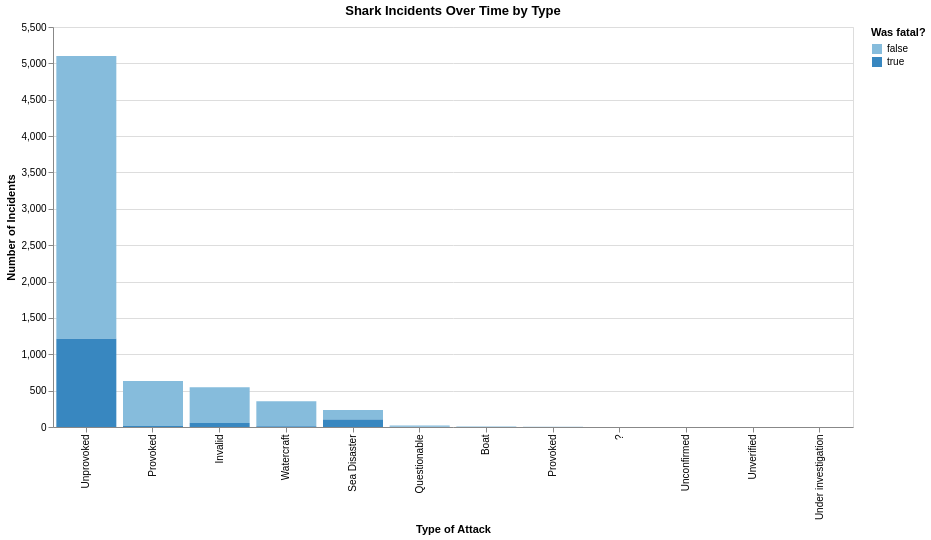

The code cell stored with this chart in its notebook:
### Code cell
sharks["fatal"].value_counts()  # We will be grouping by fatal or not

alt.Chart(sharks).mark_bar().encode(
    # alt.Y is optional, but adds more functionality
    x=alt.X("type:O", title="Type of Attack", sort="-y"),
    y=alt.Y('count():Q', title='Number of Incidents'),  # same as above
    # Color acts as a 'group by' so to speak
    color=alt.Color("fatal:O", title="Was fatal?"),
    tooltip=[
        alt.Tooltip('type:O', title='Type of Attack'),
        alt.Tooltip('fatal:O', title='Was Fatal?'),
        alt.Tooltip('count():Q', title='Number of Incidents')
    ]
).properties(  # This is how to format charts, different from matplotlib and seaborn
    width=800,
    height=400,
    title='Shark Incidents Over Time by Type'
)

### Figure 1 — Vega specification as saved in the notebook (floating-point values rounded to 4 significant figures)
{"$schema": "https://vega.github.io/schema/vega/v5.json", "data": [{"name": "source_0"}, {"name": "data_0", "values": [{"__count": 3887, "__count_end": 5102.0, "__count_start": 1215.0, "fatal": false, "type": "Unprovoked"}, {"__count": 1215, "__count_end": 1215.0, "__count_start": 0.0, "fatal": true, "type": "Unprovoked"}, {"__count": 1, "__count_end": 2.0, "__count_start": 1.0, "fatal": false, "type": " Provoked"}, {"__count": 618, "__count_end": 633.0, "__count_start": 15.0, "fatal": false, "type": "Provoked"}, {"__count": 2, "__count_end": 2.0, "__count_start": 0.0, "fatal": true, "type": "Questionable"}, {"__count": 20, "__count_end": 22.0, "__count_start": 2.0, "fatal": false, "type": "Questionable"}, {"__count": 343, "__count_end": 354.0, "__count_start": 11.0, "fatal": false, "type": "Watercraft"}, {"__count": 1, "__count_end": 1.0, "__count_start": 0.0, "fatal": true, "type": " Provoked"}, {"__count": 130, "__count_end": 234.0, "__count_start": 104.0, "fatal": false, "type": "Sea Disaster"}, {"__count": 1, "__count_end": 1.0, "__count_start": 0.0, "fatal": false, "type": "?"}, {"__count": 15, "__count_end": 15.0, "__count_start": 0.0, "fatal": true, "type": "Provoked"}, {"__count": 1, "__count_end": 1.0, "__count_start": 0.0, "fatal": false, "type": "Unconfirmed"}, {"__count": 1, "__count_end": 1.0, "__count_start": 0.0, "fatal": false, "type": "Unverified"}, {"__count": 491, "__count_end": 547.0, "__count_start": 56.0, "fatal": false, "type": "Invalid"}, {"__count": 1, "__count_end": 1.0, "__count_start": 0.0, "fatal": false, "type": "Under investigation"}, {"__count": 104, "__count_end": 104.0, "__count_start": 0.0, "fatal": true, "type": "Sea Disaster"}, {"__count": 56, "__count_end": 56.0, "__count_start": 0.0, "fatal": true, "type": "Invalid"}, {"__count": 11, "__count_end": 11.0, "__count_start": 0.0, "fatal": true, "type": "Watercraft"}, {"__count": 7, "__count_end": 7.0, "__count_start": 0.0, "fatal": false, "type": "Boat"}]}, {"name": "source_0_x_domain_type", "values": [{"sort_field": 5102, "type": "Unprovoked"}, {"sort_field": 2, "type": " Provoked"}, {"sort_field": 633, "type": "Provoked"}, {"sort_field": 22, "type": "Questionable"}, {"sort_field": 354, "type": "Watercraft"}, {"sort_field": 234, "type": "Sea Disaster"}, {"sort_field": 1, "type": "?"}, {"sort_field": 1, "type": "Unconfirmed"}, {"sort_field": 1, "type": "Unverified"}, {"sort_field": 547, "type": "Invalid"}, {"sort_field": 1, "type": "Under investigation"}, {"sort_field": 7, "type": "Boat"}]}, {"name": "data_0_color_domain_fatal", "values": [{"fatal": false}, {"fatal": true}]}], "marks": [{"type": "rect", "name": "marks", "from": {"data": "data_0"}, "encode": {"update": {"y2": {"field": "__count_start", "scale": "y"}, "width": {"signal": "max(0.25, bandwidth('x'))"}, "y": {"field": "__count_end", "scale": "y"}, "fill": {"field": "fatal", "scale": "color"}, "tooltip": {"signal": "{\"Type of Attack\": isValid(datum[\"type\"]) ? datum[\"type\"] : \"\"+datum[\"type\"], \"Was Fatal?\": isValid(datum[\"fatal\"]) ? datum[\"fatal\"] : \"\"+datum[\"fatal\"], \"Number of Incidents\": format(datum[\"__count\"], \"\")}"}, "x": {"field": "type", "scale": "x"}}}, "style": ["bar"]}], "scales": [{"name": "x", "type": "band", "domain": {"data": "source_0_x_domain_type", "field": "type", "sort": {"op": "max", "field": "sort_field", "order": "descending"}}, "range": [0, {"signal": "width"}], "paddingInner": 0.1, "paddingOuter": 0.05}, {"name": "y", "type": "linear", "domain": {"data": "data_0", "fields": ["__count_start", "__count_end"]}, "range": [{"signal": "height"}, 0], "zero": true, "nice": true}, {"name": "color", "type": "ordinal", "domain": {"data": "data_0_color_domain_fatal", "field": "fatal", "sort": true}, "range": "ordinal", "interpolate": "hcl"}], "axes": [{"scale": "y", "maxExtent": 0, "aria": false, "minExtent": 0, "tickCount": {"signal": "ceil(height/40)"}, "orient": "left", "labels": false, "domain": false, "gridScale": "x", "ticks": false, "zindex": 0, "grid": true}, {"scale": "x", "labelAlign": "right", "grid": false, "title": "Type of Attack", "zindex": 0, "orient": "bottom", "labelAngle": 270, "labelBaseline": "middle"}, {"scale": "y", "tickCount": {"signal": "ceil(height/40)"}, "orient": "left", "grid": false, "title": "Number of Incidents", "labelOverlap": true, "zindex": 0}], "title": {"text": "Shark Incidents Over Time by Type", "frame": "group"}, "height": 400, "style": "cell", "width": 800, "legends": [{"title": "Was fatal?", "fill": "color", "symbolType": "square"}], "background": "white", "padding": 5}
